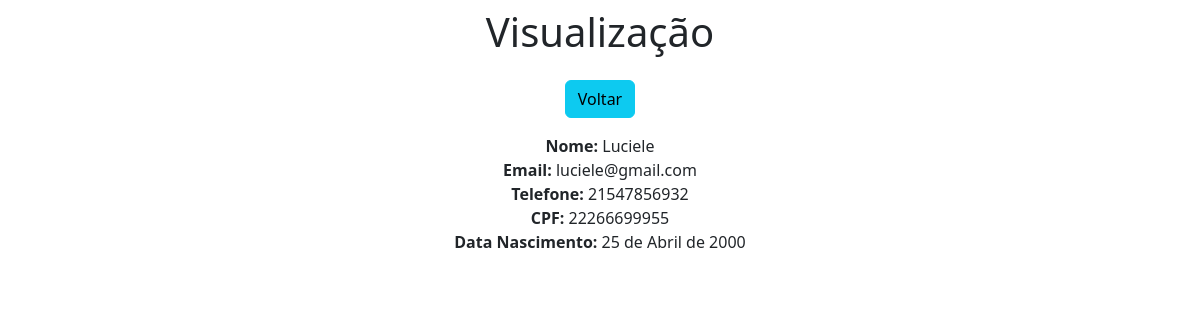
The app's page /view/9/ with its own data.
### app/models.py (models this page shows)
class Dados(models.Model):
    nome = models.CharField(max_length=150)
    email = models.EmailField()
    telefone = models.CharField(max_length=14)
    cpf = models.CharField(max_length=11)
    data_nascimento = models.DateField()

### app/views.py (the view)
# urls.py: path('view/<int:pk>/', view, name='view'),
def view(request, pk):
    data = {}
    data['db'] = Dados.objects.get(pk=pk)
    return render(request, 'view.html', data)

### app/templates/view.html (shortened to what this page needs)
<!DOCTYPE html>
<html lang="pt-br">
    <head>
<link href="https://cdn.jsdelivr.net/npm/bootstrap@5.2.3/dist/css/bootstrap.min.css" rel="stylesheet">
    </head>
    <body>
        <div class="col-8 m-auto pt-2 pb-2 text-center">
            <h1>Visualização</h1>
        </div>
        <div class="col-8 m-auto pt-2 pb-2 text-center">
            <a href="/" class="btn btn-info">Voltar</a>
        </div>
        <div class="col-8 m-auto pt-2 pb-2 text-center">
            <strong>Nome: </strong>{{ db.nome }}<br>
            <strong>Email: </strong>{{ db.email }}<br>
            <strong>Telefone: </strong>{{ db.telefone }}<br>
            <strong>CPF: </strong>{{ db.cpf }}<br>
            <strong>Data Nascimento: </strong>{{ db.data_nascimento }}<br>
        </div>
    </body>
</html>

### records on screen
Dados: nome "Luciele", email "luciele@gmail.com", telefone "21547856932", cpf "22266699955", data_nascimento "25 de Abril de 2000"
